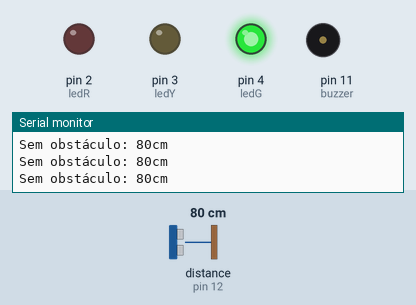
Simulated run of this sketch. Board: Arduino Uno, built with avr-gcc and run on an emulated ATmega328P. On the bench: output pins drawn as LEDs (lit = HIGH), buzzer (waves = sounding), the last lines printed to the serial monitor. Wiring (inferred from the names in the program): ultrasonic range finder: trigger pin 13; echo pin 12. The test bench sets the inputs (shaded band); at power-on: distance to the obstacle (sensor on pin 12) 80 cm. The echo pulse lasts 58.3 µs per cm; pins used as bus, display or sensor lines are not drawn.

Above: at 1.2 s.
1.3 s: distance to the obstacle (sensor on pin 12) set to 23 cm
4.3 s: distance to the obstacle (sensor on pin 12) set to 18 cm
At 5.5 s:
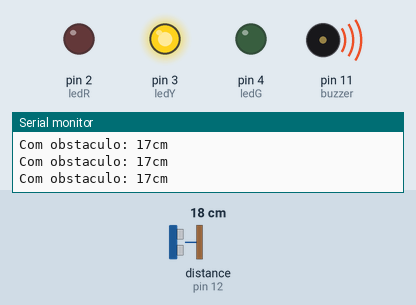
5.8 s: distance to the obstacle (sensor on pin 12) set to 2 cm
At 6.3 s:
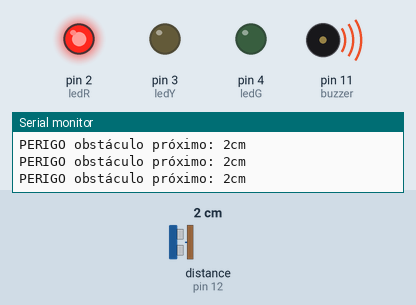
Timing chart, 0 to 8.8 s (numbered marks = the images above; inputs shaded):
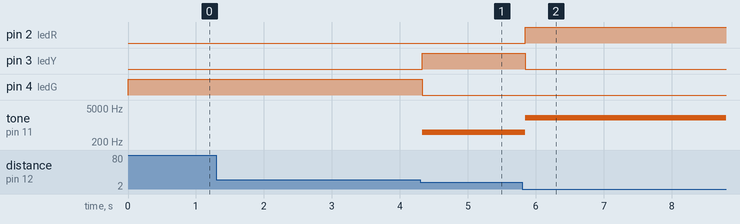

Measured:
- the behaviour switches between 21 and 20 cm on distance to the obstacle (sensor on pin 12) (found by bisection; images 0 and 1)
- after the input at 4.3 s, pin 3 (ledY): LOW → HIGH at once; pin 4 (ledG): HIGH → LOW at once; tone on pin 11 (buzzer): silent → 500 Hz at once
- after the input at 5.8 s, pin 2 (ledR): LOW → HIGH after 0.05 s; pin 3 (ledY): HIGH → LOW after 0.05 s; tone on pin 11 (buzzer): 500 Hz → 2000 Hz after 0.05 s

The sketch:

Medindo-Distancia_marlon.ino
```cpp
// Sensor Ultrassonico
const int TRIG = 13;
const int ECHO = 12;
const int obstaculo_distancia = 20;

//Buzzer
const int buzzer = 11;
const int freqP = 2000;
const int freqM = 500;

// LEDS Avulsos
const int ledR = 2;
const int ledY = 3;
const int ledG = 4;


void setup()
{
	Serial.begin(9600);
	pinMode(TRIG, OUTPUT);
	pinMode(ECHO, INPUT);
	pinMode(buzzer, OUTPUT);
	pinMode(ledR, OUTPUT);
	pinMode(ledY, OUTPUT);
	pinMode(ledG, OUTPUT);
}

void loop()
{
	int distancia = sensor_morcego(TRIG, ECHO);
		if(distancia < obstaculo_distancia && distancia > 6){
			Serial.print("Com obstaculo: ");
			Serial.print(distancia);
			Serial.println("cm");
			digitalWrite(ledR, LOW);
			digitalWrite(ledY, HIGH);
			digitalWrite(ledG, LOW);
			tone(buzzer, freqM);
		}else if(distancia < 6) {
			Serial.print("PERIGO obstáculo próximo: ");
			Serial.print(distancia);
			Serial.println("cm");
			digitalWrite(ledR, HIGH);
			digitalWrite(ledY, LOW);
			digitalWrite(ledG, LOW);
			tone(buzzer, freqP);

		}else {
			Serial.print("Sem obstáculo: ");
			Serial.print(distancia);
			Serial.println("cm");
			digitalWrite(ledR, LOW);
			digitalWrite(ledY, LOW);
			digitalWrite(ledG, HIGH);
			noTone(buzzer);
		}
}

int sensor_morcego(int trig, int echo){
	digitalWrite(trig, LOW);
	delayMicroseconds(2);
	digitalWrite(trig, HIGH);
	delayMicroseconds(10);
	digitalWrite(trig, LOW);

	return pulseIn(echo, HIGH)/58;
}
```
